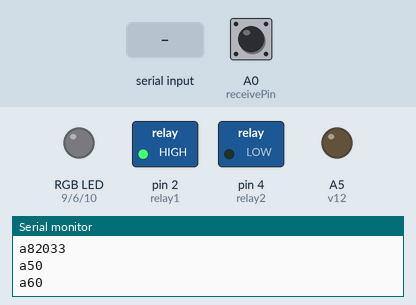
Bench run of a sketch on a simulated Arduino Uno, built with avr-gcc and run on an emulated ATmega328P. Shown: switched loads named in the sketch (green lamp = pin HIGH), an RGB LED mixed from three pins (HIGH = lit), output pins drawn as LEDs (lit = HIGH), the last lines printed to the serial monitor. The test bench sets the inputs (shaded band); at power-on: A0 (receivePin) HIGH. Dim RGB values are drawn brighter than linear; random numbers use the default seed unless the sketch sets one.

Above: at 1.2 s.
1.3 s: A0 (receivePin) pulled LOW for 0.15 s
At 2.7 s:
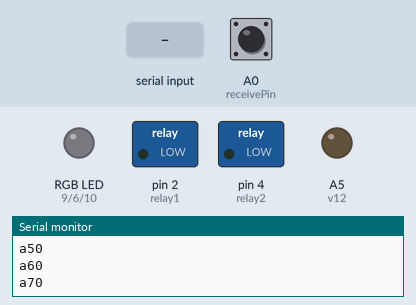
4.4 s: "1\n" received over Serial
At 4.9 s:
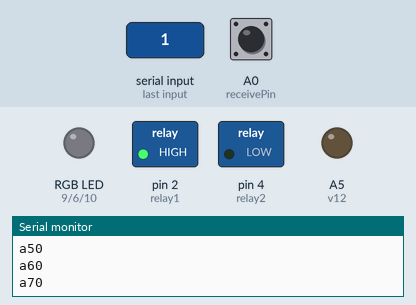
7.4 s: A0 (receivePin) pulled LOW for 1 s
At 10.35 s:
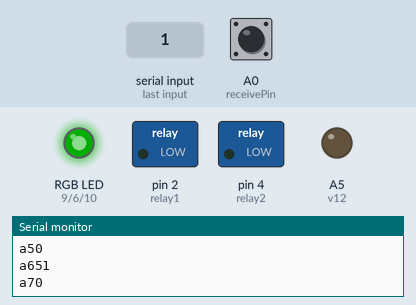
10.4 s: "1,90\n" received over Serial
At 10.65 s:
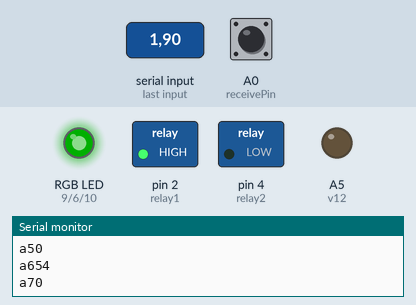
13.4 s: A0 (receivePin) pulled LOW for 0.15 s
At 15.43 s:
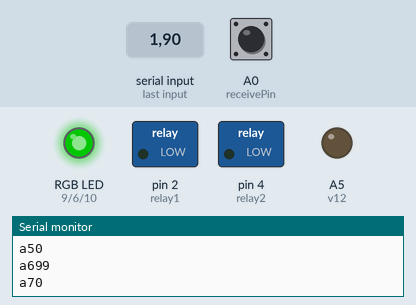
16.4 s: "1,90,45\n" received over Serial
At 16.78 s:
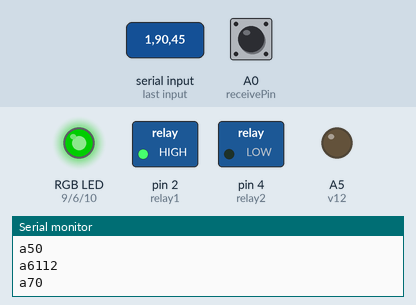
Timing chart, 0 to 26.7 s (numbered marks = the images above; inputs shaded):
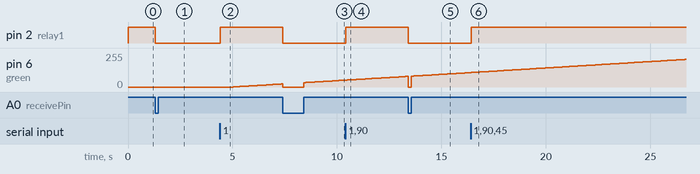

The sketch:

cap_sensor_rgb_2_relay.ino
```cpp
#include <CapacitiveSensor.h>

#define DEBUG 0
//#define HIGHTHRESHOLD 6600
//#define LOWTHRESHOLD 6300
#define HIGHTHRESHOLD 11200
#define LOWTHRESHOLD 10600
#define SPEED 100
#define LEDPAUSE 5000

String serialIn = "";


short sendPin = A3;
short receivePin = A0;

short relay1 = 2;
short relay2 = 4;
short v12 = A5;
short red = 9;
short green = 6;
short blue = 10;

int newBlue = 0;
int newRed = 0;
int newGreen = 0;

int blueValue = 0;
int greenValue = 0;
int redValue = 0;

bool colorReached = true;

unsigned long lastChange;
unsigned long lastColor;

int dimColor = 10;


int color;


bool relay1State = LOW;
bool relay2State = LOW;
bool v12State = LOW;
bool touched = false;
bool playColor = true;
bool ledPower = true;

CapacitiveSensor capSensor = CapacitiveSensor(sendPin, receivePin);
long sensorValue;

void setup() {
  Serial.begin(9600);

  pinMode(relay1, OUTPUT);
  digitalWrite(relay1, !LOW);

  pinMode(relay2, OUTPUT);
  digitalWrite(relay2, LOW);

  pinMode(v12, OUTPUT);
  digitalWrite(v12, LOW);

  pinMode(red, OUTPUT);
  pinMode(blue, OUTPUT);
  pinMode(green, OUTPUT);

  lastChange = millis();
  lastColor = millis();

}

void loop() {
  sensorValue = capSensor.capacitiveSensorRaw(100);

  if (DEBUG) Serial.println(sensorValue);

  if (sensorValue > HIGHTHRESHOLD && !touched) {
    touched = true;
    sendChangeSerial(9, 1);
    digitalWrite(red, LOW);
    digitalWrite(blue, LOW);
    digitalWrite(green, LOW);
    sendChangeSerial(3, LOW);
    relay1State = !relay1State;
    if (DEBUG) Serial.println("Switched");
    digitalWrite(relay1, !relay1State);
    sendChangeSerial(1, relay1State);
  } else if (sensorValue < LOWTHRESHOLD && touched) {
    touched = false;
    sendChangeSerial(9, 0);
    if (ledPower) {
      sendChangeSerial(3, HIGH);
      analogWrite(blue, blueValue);
      analogWrite(green, greenValue);
      analogWrite(red, redValue);
    }
  }

  if (blueValue == newBlue && redValue == newRed && greenValue == newGreen && !colorReached) {
    lastColor = millis();
    colorReached = true;
  } else if (colorReached && millis() - lastColor > LEDPAUSE && playColor) {
    colorReached = false;
    color = random(6);
    setColor();
  }
  if (millis() - lastChange > SPEED) {
    sendChangeSerial(8, sensorValue);
    lastChange = millis();
    if (blueValue > newBlue) {
      blueValue--;
    } else if ( blueValue < newBlue) {
      blueValue++;
    }
    if (greenValue > newGreen) {
      greenValue--;
    } else if (greenValue < newGreen) {
      greenValue++;
    }
    if (redValue > newRed) {
      redValue--;
    } else if (redValue < newRed) {
      redValue++;
    } if (!touched && ledPower) {
      analogWrite(blue, blueValue);
      analogWrite(green, greenValue);
      analogWrite(red, redValue);
      sendChangeSerial(5, redValue);
      sendChangeSerial(6, greenValue);
      sendChangeSerial(7, blueValue);
    } else {
      analogWrite(blue, 0);
      analogWrite(red, 0);
      analogWrite(green, 0);
      sendChangeSerial(5, 0);
      sendChangeSerial(6, 0);
      sendChangeSerial(7, 0);
    }
  }
}

void setColor() {
  switch (color) {
    case 0:
      newBlue = 255;
      newGreen = 0;
      newRed = 0;
      break;
    case 1:
      newBlue = 0;
      newGreen = 255;
      newRed = 0;
      break;
    case 2:
      newBlue = 0;
      newGreen = 0;
      newRed = 255;
      break;
    case 3:
      newBlue = 255;
      newGreen = 255;
      newRed = 0;
      break;
    case 4:
      newBlue = 0;
      newGreen = 255;
      newRed = 255;
      break;
    case 5:
      newBlue = 255;
      newGreen = 0;
      newRed = 255;
      break;
  }
}

void sendChangeSerial(int id, int newState) {
  Serial.print("a");
  Serial.print(id);
  Serial.println(newState);
}

void serialEvent() {
  while (Serial.available()) {
    char inChar = (char)Serial.read();
    serialIn += inChar;
    if (inChar == '\n') {
      int id = serialIn.substring(0, 1).toInt();
      bool state = serialIn.substring(1).toInt();
      switch (id) {
        case 1:
          relay1State = state;
          digitalWrite(relay1, !relay1State);
          sendChangeSerial(1, relay1State);
          break;
        case 2:
          relay2State = state;
          digitalWrite(relay2, relay2State);
          sendChangeSerial(2, relay2State);
          break;
        case 3:
          ledPower = state;
          sendChangeSerial(3, state);
          break;
        case 4:
          v12State = state;
          digitalWrite(v12, v12State);
          sendChangeSerial(4, v12State);
          break;
        default:
          break;
      }
      serialIn = "";
    }
  }
}
```

Measured:
- after the input at 1.3 s, pin 2 (relay1): HIGH → LOW at once
- after the input at 4.4 s, pin 2 (relay1): LOW → HIGH at once
- after the input at 7.4 s, pin 2 (relay1): HIGH → LOW at once
- after the input at 10.4 s, pin 2 (relay1): LOW → HIGH at once
- after the input at 13.4 s, pin 2 (relay1): HIGH → LOW at once
- after the input at 16.4 s, pin 2 (relay1): LOW → HIGH at once
